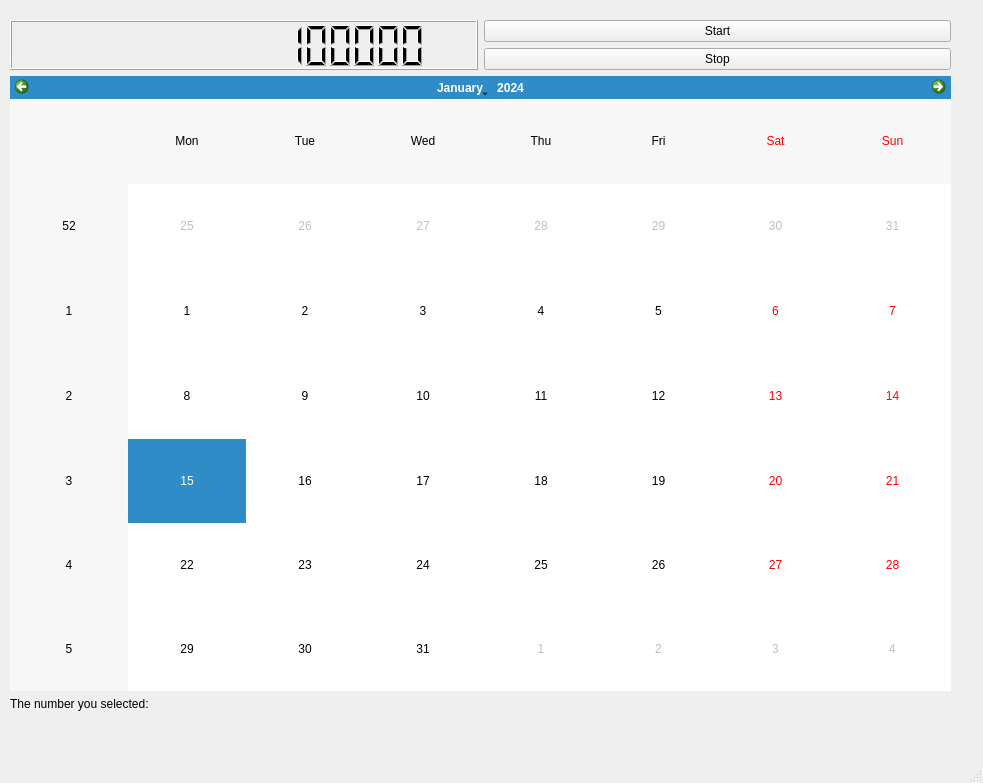
<?xml version="1.0" encoding="UTF-8"?>
<ui version="4.0">
 <class>MainWindow</class>
 <widget class="QMainWindow" name="MainWindow">
  <property name="geometry">
   <rect>
    <x>0</x>
    <y>0</y>
    <width>983</width>
    <height>783</height>
   </rect>
  </property>
  <property name="windowTitle">
   <string>MainWindow</string>
  </property>
  <widget class="QWidget" name="centralwidget">
   <widget class="QWidget" name="">
    <property name="geometry">
     <rect>
      <x>10</x>
      <y>20</y>
      <width>941</width>
      <height>691</height>
     </rect>
    </property>
    <layout class="QVBoxLayout" name="verticalLayout_2">
     <item>
      <layout class="QHBoxLayout" name="horizontalLayout">
       <item>
        <widget class="QLCDNumber" name="lcdNumber">
         <property name="font">
          <font>
           <family>Arial</family>
          </font>
         </property>
         <property name="digitCount">
          <number>15</number>
         </property>
         <property name="value" stdset="0">
          <double>777777777.000000000000000</double>
         </property>
         <property name="intValue" stdset="0">
          <number>777777777</number>
         </property>
        </widget>
       </item>
       <item>
        <layout class="QVBoxLayout" name="verticalLayout">
         <item>
          <widget class="QPushButton" name="pushButton">
           <property name="text">
            <string>Start</string>
           </property>
          </widget>
         </item>
         <item>
          <widget class="QPushButton" name="pushButton_2">
           <property name="text">
            <string>Stop</string>
           </property>
          </widget>
         </item>
        </layout>
       </item>
      </layout>
     </item>
     <item>
      <widget class="QCalendarWidget" name="calendarWidget"/>
     </item>
     <item>
      <widget class="QLabel" name="label">
       <property name="text">
        <string>The number you selected:</string>
       </property>
      </widget>
     </item>
    </layout>
   </widget>
  </widget>
  <widget class="QMenuBar" name="menubar">
   <property name="geometry">
    <rect>
     <x>0</x>
     <y>0</y>
     <width>983</width>
     <height>25</height>
    </rect>
   </property>
  </widget>
  <widget class="QStatusBar" name="statusbar"/>
 </widget>
 <resources/>
 <connections/>
</ui>
